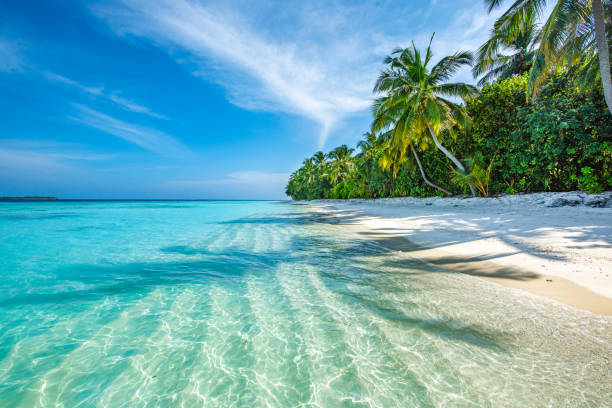
#> input picture logic/input/beach.jpg, 612 x 408 px
$ python -i EditingOnImage.py   (imports and definitions only)
#> lines starting #> are read from the running program, lines starting #| are printed output that depends on the picture
#> in process_video_width, image is the input picture: PIL image 612x408 RGB; mean R, G, B 107.4, 167.9, 174.5
from PIL import Image, ImageFilter, ImageOps
import numpy as np
def add_borders_and_resize_width(image, target_width=1080):
    # Resize the image to the target width, keeping the aspect ratio
#> called with target_width = 1080
    original_width, original_height = image.size
#> original_width = 612; original_height = 408
    scale_factor = target_width / original_width
#> scale_factor = 1.76
    new_size = (target_width, int(original_height * scale_factor))
#> new_size = (1080, 720)
    resized_image = image.resize(new_size, Image.LANCZOS)  # Resize using high-quality filter

    # Add the first 1px gray border
    border1_color = (169, 169, 169)
    image_with_border1 = ImageOps.expand(resized_image, border=1, fill=border1_color)

    # Add the second 10px white border
    border2_color = (255, 255, 255)
    image_with_border2 = ImageOps.expand(image_with_border1, border=10, fill=border2_color)
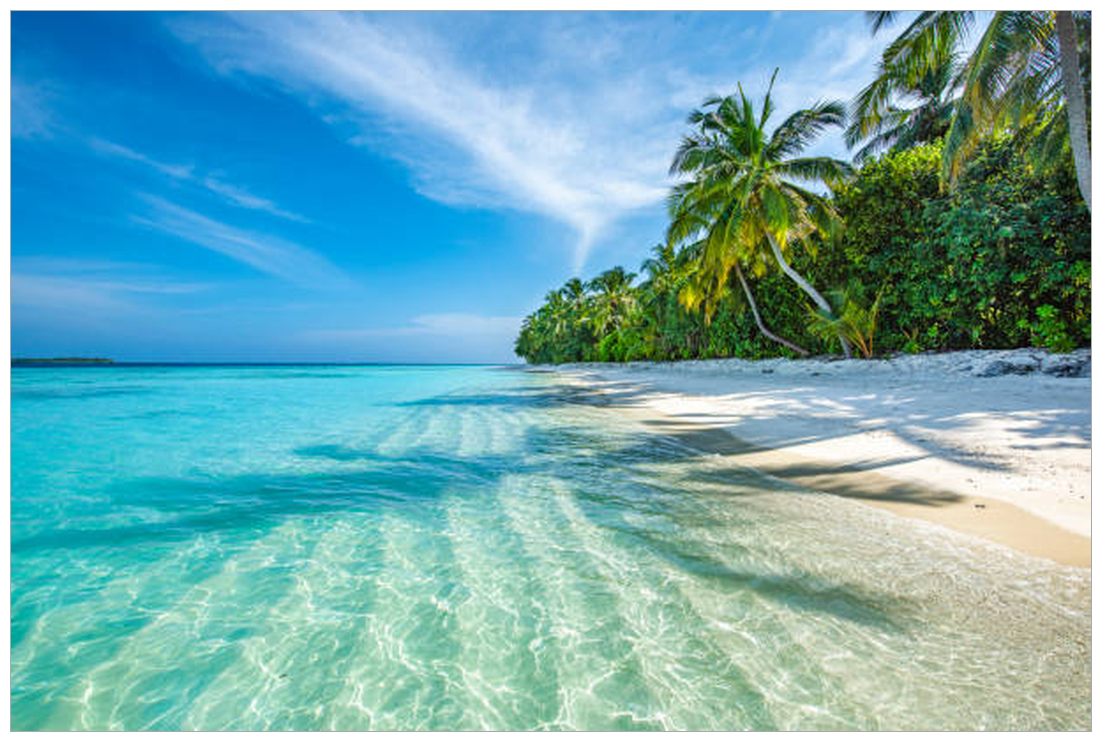
#> image_with_border2: PIL image 1102x742 RGB; mean R, G, B 114.3, 171.8, 178

    # Add the third 1px gray border
    image_with_border3 = ImageOps.expand(image_with_border2, border=1, fill=border1_color)
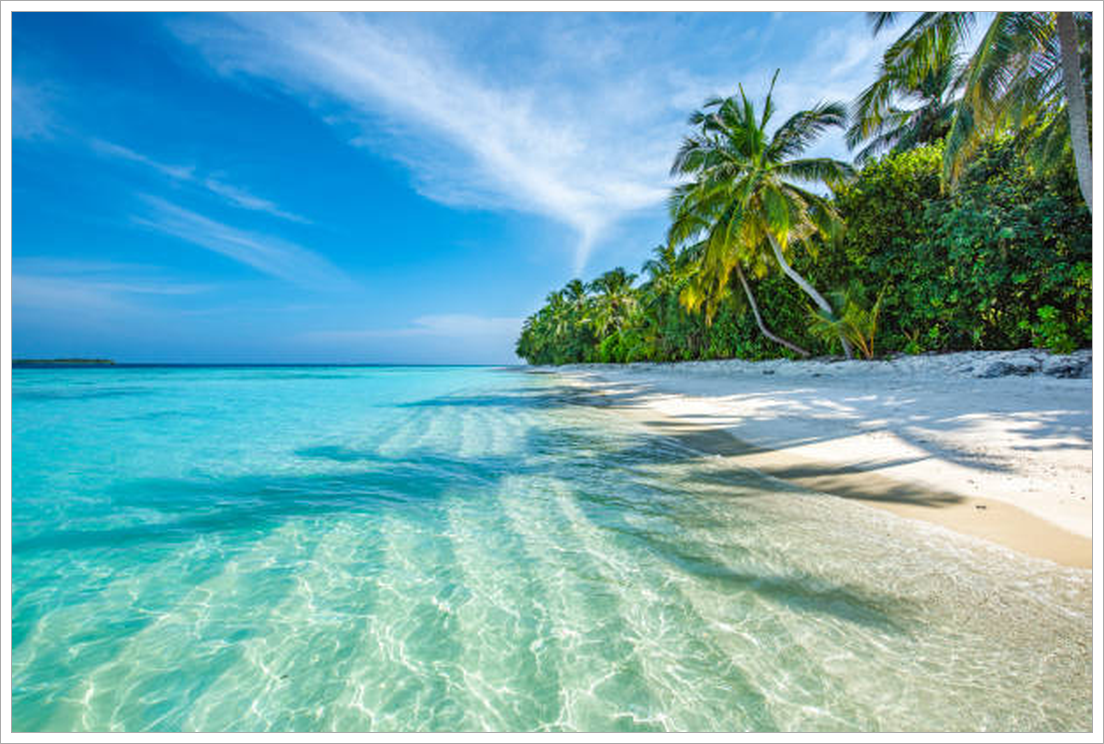
#> image_with_border3: PIL image 1104x744 RGB; mean R, G, B 114.5, 171.8, 178

    return image_with_border3

# [19 lines left out: function add_borders_and_resize_height, not called in this run]

def add_drop_shadow(image, offset=(10, 10), shadow_color=(0, 0, 0, 128), blur_radius=10):
#> called with offset = (10, 20), shadow_color = (0, 0, 0, 180), blur_radius = 7
    original = image.convert("RGBA")

    # Calculate the size of the new image (original + offset + blur)
    width, height = original.size
#> width = 1104; height = 744
    total_width = width + abs(offset[0]) + blur_radius * 4
#> total_width = 1142
    total_height = height + abs(offset[1]) + blur_radius * 4
#> total_height = 792

    # Create a transparent canvas
    transparent_canvas = Image.new("RGBA", (total_width, total_height), (0, 0, 0, 0))
#> transparent_canvas: PIL image 1142x792 RGBA; every value is 0

    # Create the shadow layer
    shadow = Image.new("RGBA", (total_width, total_height), (0, 0, 0, 0))

    # Create a radial gradient for fading edges
    gradient = np.zeros((total_height, total_width), dtype=np.uint8)

    center_x = blur_radius * 2 + width // 2
#> center_x = 566
    center_y = blur_radius * 2 + height // 2
#> center_y = 386

    # Fill the gradient with fading opacity
    for y in range(total_height):
        for x in range(total_width):
            # Calculate the distance from the shadow center
            dist_x = abs(x - center_x)
            dist_y = abs(y - center_y)
            distance = max(dist_x - width // 2, dist_y - height // 2)

            # Compute alpha based on the distance
            if distance <= 0:
                alpha = 255  # Fully opaque in the central rectangle
            elif distance < blur_radius:
                alpha = 255 - int(255 * (distance / blur_radius))  # Fade out
            else:
                alpha = 0  # Fully transparent outside blur radius

            gradient[y, x] = alpha
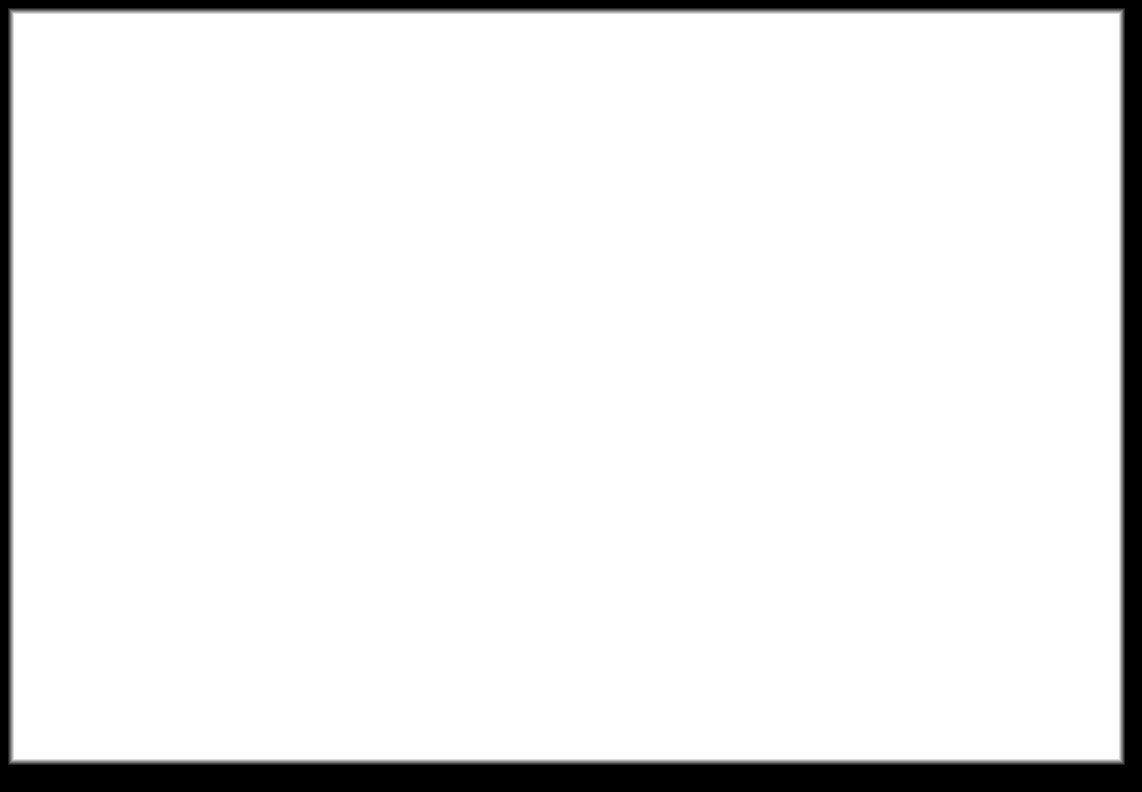
#> gradient: shape (792, 1142); min 0, max 255, mean 235.3

    # Convert the gradient to an Image
    gradient_image = Image.fromarray(gradient, mode='L')

    # Paste the gradient on top of the shadow layer
    shadow.paste(shadow_color, (0, 0), mask=gradient_image)

    # Apply Gaussian blur to the shadow for smooth fading
    shadow = shadow.filter(ImageFilter.GaussianBlur(blur_radius))
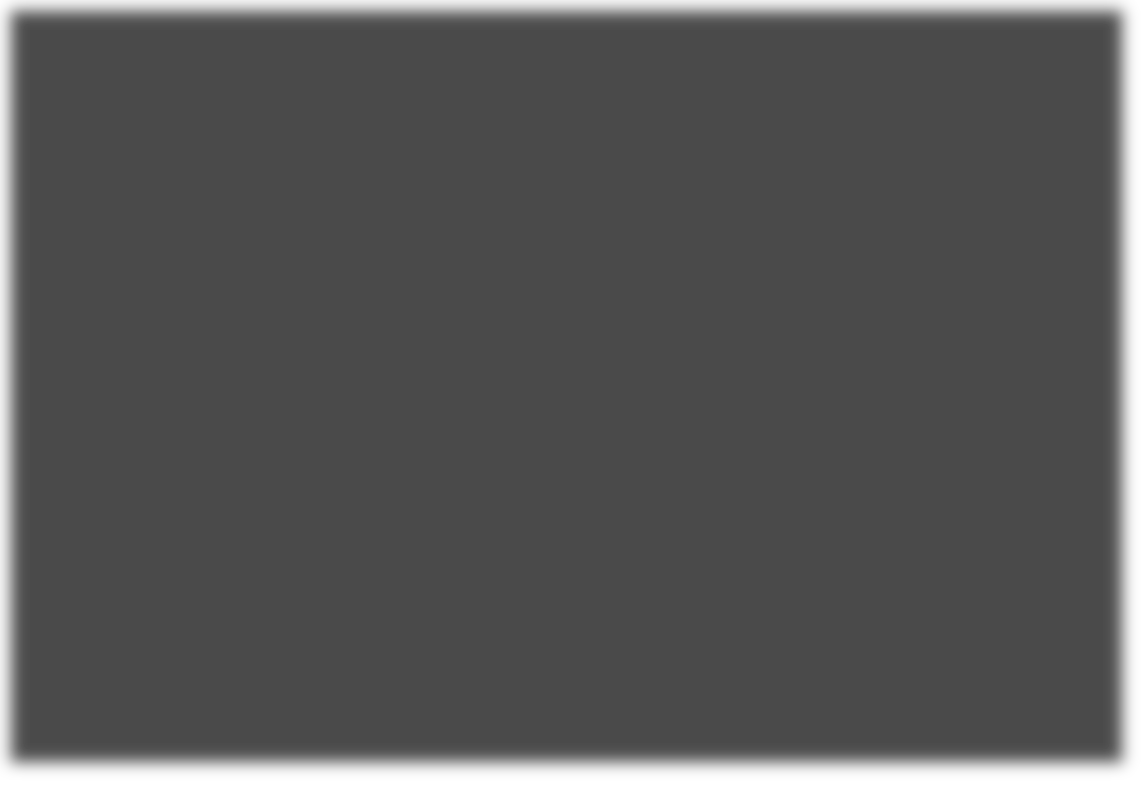
#> shadow: PIL image 1142x792 RGBA; mean R, G, B, A 0, 0, 0, 166; transparent parts drawn white

    # Composite the shadow onto the transparent canvas
    transparent_canvas = Image.alpha_composite(transparent_canvas, shadow)

    # Paste the original image on top of the shadow
    original_position = (blur_radius * 2 + max(0, -offset[0])-5, blur_radius * 2 + max(0, -offset[1])-13)
    transparent_canvas.paste(original, original_position, mask=original)
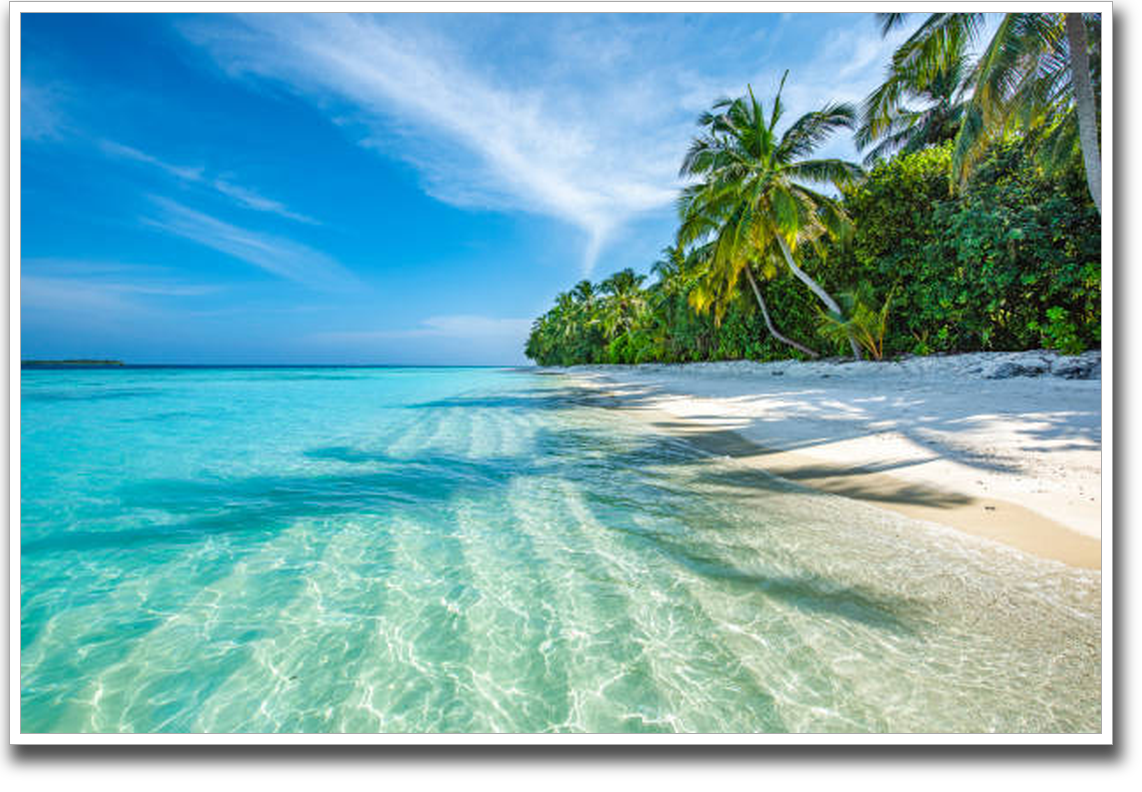
#> transparent_canvas: PIL image 1142x792 RGBA; mean R, G, B, A 104, 156, 161.7, 237; transparent parts drawn white

    return transparent_canvas

############ transparent round ############
# [49 lines left out: functions add_transparent_layer, process_image_width, process_image_height, not called in this run]

# Combined function
def process_video_width(image_path, output_path,target_width=1080):
    # Step 1: Open the image
    image = Image.open(image_path)
    # Step 2: Resize and add borders
    bordered_image = add_borders_and_resize_width(image, target_width=target_width)
    # Step 3: Apply drop shadow
    final_image = add_drop_shadow(bordered_image, offset=(10, 20), shadow_color=(0, 0, 0, 180), blur_radius=7)
    # Step 4: Save the result
    final_image.save(output_path)


# Combined function
# [12 lines left out: function process_video_height, not called in this run]

>>> result = process_video_width('../../input/beach.jpg', 'out.png')

$ run again, on logic/input/o.jpg
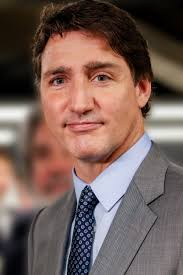
#> input picture logic/input/o.jpg, 183 x 275 px
#> in process_video_width, image is the input picture: PIL image 183x275 RGB; mean R, G, B 116.3, 94.3, 87.9
#> after the loop in add_drop_shadow, `for y in range(total_height):`:
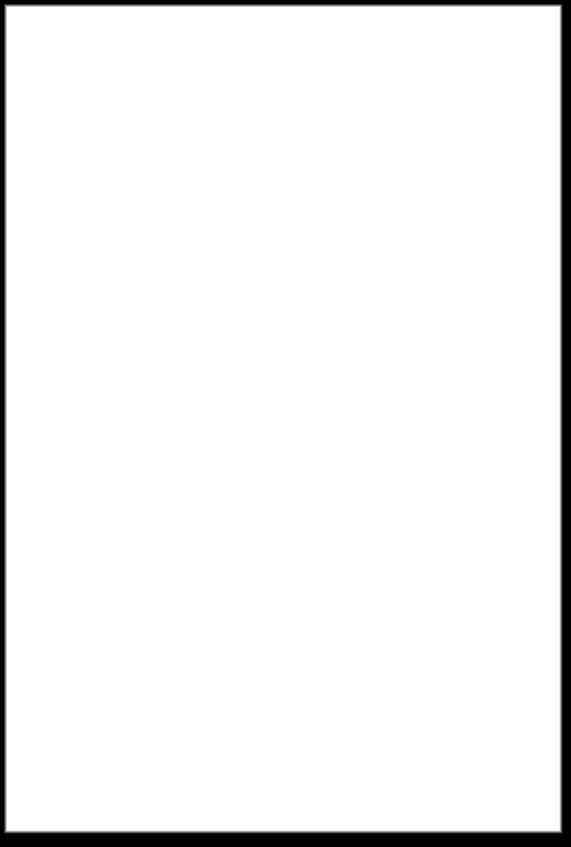
#> gradient: shape (1694, 1142) (shown at 1/2 size); min 0, max 255, mean 242.1
#> in add_drop_shadow, `transparent_canvas.paste(original, original_position, mask=original)`:
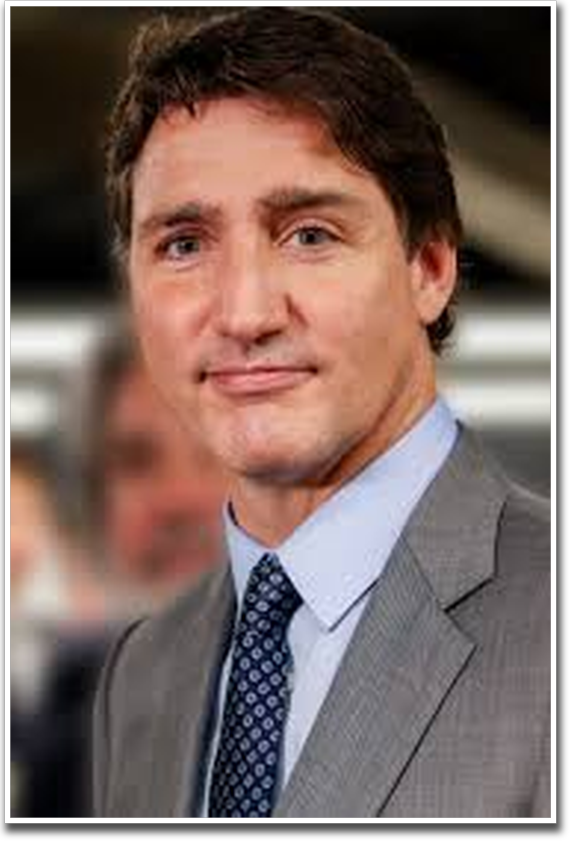
#> transparent_canvas: PIL image 1142x1694 RGBA (shown at 1/2 size); mean R, G, B, A 113.5, 93.5, 87.8, 243; transparent parts drawn white

$ run again, on logic/input/oo.jpg
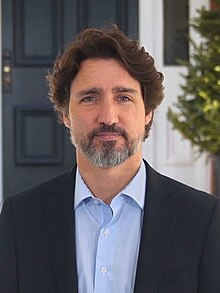
#> input picture logic/input/oo.jpg, 220 x 293 px
#> in process_video_width, image is the input picture: PIL image 220x293 RGB; mean R, G, B 96.8, 91.6, 93.6
#> after the loop in add_drop_shadow, `for y in range(total_height):`:
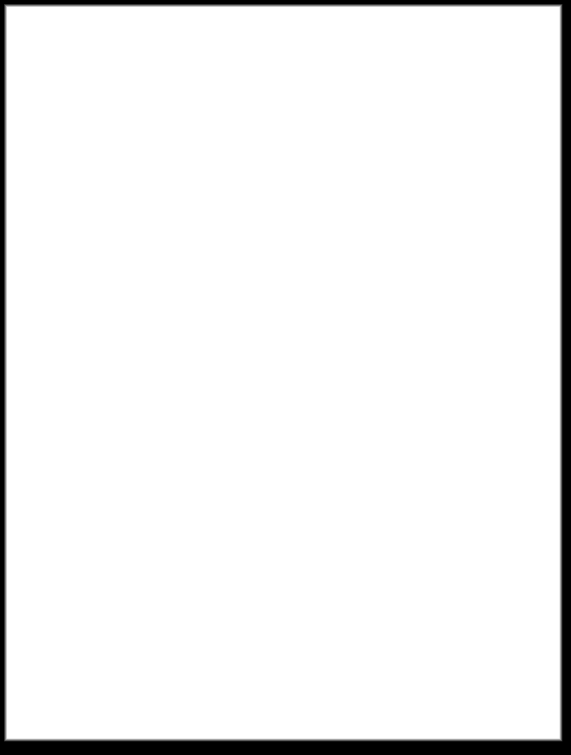
#> gradient: shape (1510, 1142) (shown at 1/2 size); min 0, max 255, mean 241.4
#> in add_drop_shadow, `transparent_canvas.paste(original, original_position, mask=original)`:
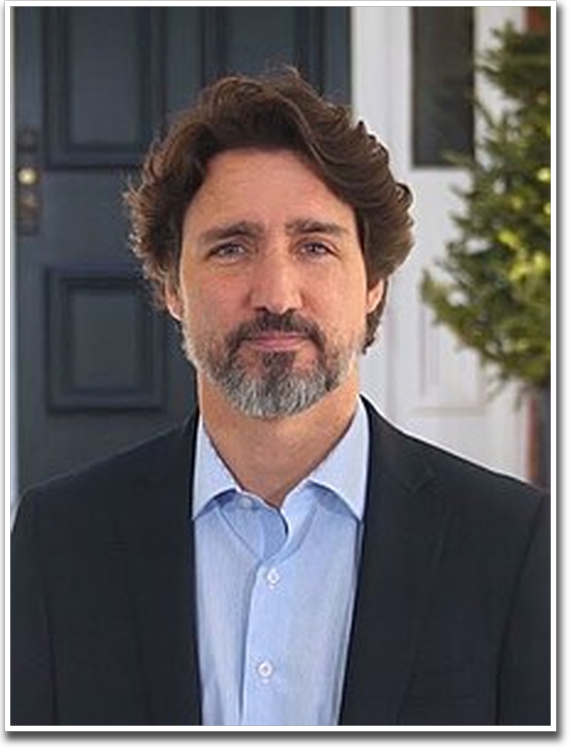
#> transparent_canvas: PIL image 1142x1510 RGBA (shown at 1/2 size); mean R, G, B, A 95.6, 91, 92.8, 242.4; transparent parts drawn white
